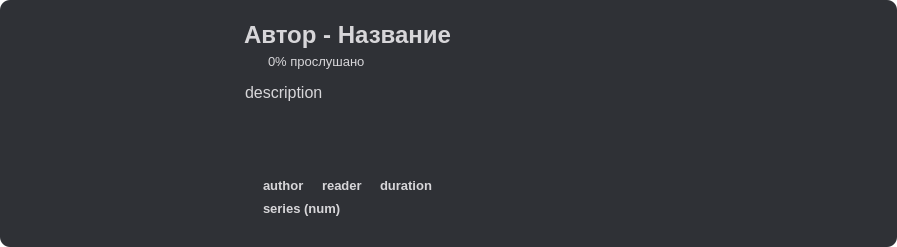
<?xml version="1.0" encoding="UTF-8"?>
<ui version="4.0">
 <class>Book</class>
 <widget class="QWidget" name="Book">
  <property name="geometry">
   <rect>
    <x>0</x>
    <y>0</y>
    <width>897</width>
    <height>240</height>
   </rect>
  </property>
  <property name="sizePolicy">
   <sizepolicy hsizetype="Expanding" vsizetype="Fixed">
    <horstretch>0</horstretch>
    <verstretch>0</verstretch>
   </sizepolicy>
  </property>
  <property name="minimumSize">
   <size>
    <width>750</width>
    <height>0</height>
   </size>
  </property>
  <property name="maximumSize">
   <size>
    <width>16777215</width>
    <height>240</height>
   </size>
  </property>
  <property name="windowTitle">
   <string>Form</string>
  </property>
  <property name="styleSheet">
   <string notr="true">QWidget {
	background-color: rgba(255, 255, 255, 0);
	color: rgb(215, 214, 217)
}

#frame {
	background-color: rgb(47, 49, 54);
	border-radius:10px;
}

QPushButton {
	background-color: rgba(0, 0, 0, 0);
	color: rgb(142, 146, 151);
	border-radius: 5px;	
	border: none;
}
QPushButton:hover {
	background-color: #34373C;
	border-radius: 5px;	
}
QPushButton:pressed {	
	background-color: #37393F;
}

QToolTip {
	border: none;
	background-color: rgb(29, 30, 34);
	border-left: 2px solid rgb(142, 146, 151);
	color: rgb(142, 146, 151);
	text-align: left;
	padding: 4px;
}</string>
  </property>
  <layout class="QVBoxLayout" name="verticalLayout">
   <property name="spacing">
    <number>0</number>
   </property>
   <property name="leftMargin">
    <number>0</number>
   </property>
   <property name="topMargin">
    <number>0</number>
   </property>
   <property name="rightMargin">
    <number>0</number>
   </property>
   <property name="bottomMargin">
    <number>0</number>
   </property>
   <item>
    <widget class="QFrame" name="frame">
     <property name="sizePolicy">
      <sizepolicy hsizetype="Expanding" vsizetype="Maximum">
       <horstretch>0</horstretch>
       <verstretch>0</verstretch>
      </sizepolicy>
     </property>
     <property name="frameShape">
      <enum>QFrame::StyledPanel</enum>
     </property>
     <property name="frameShadow">
      <enum>QFrame::Raised</enum>
     </property>
     <layout class="QHBoxLayout" name="mainLayout">
      <property name="spacing">
       <number>20</number>
      </property>
      <property name="leftMargin">
       <number>20</number>
      </property>
      <property name="topMargin">
       <number>20</number>
      </property>
      <property name="rightMargin">
       <number>20</number>
      </property>
      <property name="bottomMargin">
       <number>20</number>
      </property>
      <item>
       <widget class="QLabel" name="cover">
        <property name="minimumSize">
         <size>
          <width>200</width>
          <height>200</height>
         </size>
        </property>
        <property name="text">
         <string/>
        </property>
        <property name="alignment">
         <set>Qt::AlignCenter</set>
        </property>
       </widget>
      </item>
      <item>
       <widget class="QFrame" name="dataFrame">
        <property name="sizePolicy">
         <sizepolicy hsizetype="Preferred" vsizetype="Preferred">
          <horstretch>0</horstretch>
          <verstretch>0</verstretch>
         </sizepolicy>
        </property>
        <property name="frameShape">
         <enum>QFrame::StyledPanel</enum>
        </property>
        <property name="frameShadow">
         <enum>QFrame::Raised</enum>
        </property>
        <layout class="QVBoxLayout" name="DataLayout">
         <property name="spacing">
          <number>10</number>
         </property>
         <property name="leftMargin">
          <number>0</number>
         </property>
         <property name="topMargin">
          <number>0</number>
         </property>
         <property name="rightMargin">
          <number>0</number>
         </property>
         <property name="bottomMargin">
          <number>0</number>
         </property>
         <item>
          <widget class="QFrame" name="headerFrame">
           <property name="sizePolicy">
            <sizepolicy hsizetype="Preferred" vsizetype="Maximum">
             <horstretch>0</horstretch>
             <verstretch>0</verstretch>
            </sizepolicy>
           </property>
           <layout class="QHBoxLayout" name="headerLayout">
            <property name="spacing">
             <number>0</number>
            </property>
            <property name="leftMargin">
             <number>3</number>
            </property>
            <property name="topMargin">
             <number>0</number>
            </property>
            <property name="rightMargin">
             <number>0</number>
            </property>
            <property name="bottomMargin">
             <number>0</number>
            </property>
            <item>
             <widget class="QFrame" name="titleFrame">
              <property name="sizePolicy">
               <sizepolicy hsizetype="Minimum" vsizetype="Preferred">
                <horstretch>0</horstretch>
                <verstretch>0</verstretch>
               </sizepolicy>
              </property>
              <layout class="QVBoxLayout" name="titleLayout">
               <property name="spacing">
                <number>5</number>
               </property>
               <property name="leftMargin">
                <number>0</number>
               </property>
               <property name="topMargin">
                <number>0</number>
               </property>
               <property name="rightMargin">
                <number>0</number>
               </property>
               <property name="bottomMargin">
                <number>0</number>
               </property>
               <item>
                <widget class="QLabel" name="titleLabel">
                 <property name="sizePolicy">
                  <sizepolicy hsizetype="Fixed" vsizetype="Preferred">
                   <horstretch>0</horstretch>
                   <verstretch>0</verstretch>
                  </sizepolicy>
                 </property>
                 <property name="font">
                  <font>
                   <family>Arial</family>
                   <pointsize>18</pointsize>
                   <weight>75</weight>
                   <bold>true</bold>
                  </font>
                 </property>
                 <property name="text">
                  <string>Автор - Название</string>
                 </property>
                </widget>
               </item>
               <item>
                <layout class="QHBoxLayout" name="progressLayout">
                 <item>
                  <widget class="QLabel" name="inProcessIcon">
                   <property name="sizePolicy">
                    <sizepolicy hsizetype="Maximum" vsizetype="Preferred">
                     <horstretch>0</horstretch>
                     <verstretch>0</verstretch>
                    </sizepolicy>
                   </property>
                   <property name="text">
                    <string/>
                   </property>
                   <property name="pixmap">
                    <pixmap resource="resources/icons.qrc">:/other/clock.svg</pixmap>
                   </property>
                  </widget>
                 </item>
                 <item>
                  <widget class="QLabel" name="finishedIcon">
                   <property name="sizePolicy">
                    <sizepolicy hsizetype="Maximum" vsizetype="Preferred">
                     <horstretch>0</horstretch>
                     <verstretch>0</verstretch>
                    </sizepolicy>
                   </property>
                   <property name="text">
                    <string/>
                   </property>
                   <property name="pixmap">
                    <pixmap resource="resources/icons.qrc">:/other/check.svg</pixmap>
                   </property>
                  </widget>
                 </item>
                 <item>
                  <widget class="QLabel" name="progressLabel">
                   <property name="font">
                    <font>
                     <family>Arial</family>
                     <pointsize>10</pointsize>
                    </font>
                   </property>
                   <property name="text">
                    <string>0% прослушано</string>
                   </property>
                  </widget>
                 </item>
                </layout>
               </item>
              </layout>
             </widget>
            </item>
            <item>
             <spacer name="horizontalSpacer_2">
              <property name="orientation">
               <enum>Qt::Horizontal</enum>
              </property>
              <property name="sizeType">
               <enum>QSizePolicy::Preferred</enum>
              </property>
              <property name="sizeHint" stdset="0">
               <size>
                <width>155</width>
                <height>20</height>
               </size>
              </property>
             </spacer>
            </item>
            <item>
             <widget class="QFrame" name="btnsFtame">
              <property name="sizePolicy">
               <sizepolicy hsizetype="Maximum" vsizetype="Preferred">
                <horstretch>0</horstretch>
                <verstretch>0</verstretch>
               </sizepolicy>
              </property>
              <property name="frameShape">
               <enum>QFrame::StyledPanel</enum>
              </property>
              <property name="frameShadow">
               <enum>QFrame::Raised</enum>
              </property>
              <layout class="QHBoxLayout" name="btnsLayout">
               <property name="spacing">
                <number>5</number>
               </property>
               <property name="leftMargin">
                <number>0</number>
               </property>
               <property name="topMargin">
                <number>0</number>
               </property>
               <property name="rightMargin">
                <number>0</number>
               </property>
               <property name="bottomMargin">
                <number>0</number>
               </property>
               <item>
                <widget class="QPushButton" name="toggleFavoriteBtn">
                 <property name="sizePolicy">
                  <sizepolicy hsizetype="Fixed" vsizetype="Fixed">
                   <horstretch>0</horstretch>
                   <verstretch>0</verstretch>
                  </sizepolicy>
                 </property>
                 <property name="minimumSize">
                  <size>
                   <width>45</width>
                   <height>45</height>
                  </size>
                 </property>
                 <property name="maximumSize">
                  <size>
                   <width>45</width>
                   <height>45</height>
                  </size>
                 </property>
                 <property name="toolTip">
                  <string>Добавить в избранное</string>
                 </property>
                 <property name="text">
                  <string/>
                 </property>
                 <property name="icon">
                  <iconset resource="resources/icons.qrc">
                   <normaloff>:/other/star.svg</normaloff>:/other/star.svg</iconset>
                 </property>
                 <property name="iconSize">
                  <size>
                   <width>30</width>
                   <height>30</height>
                  </size>
                 </property>
                </widget>
               </item>
               <item>
                <widget class="QPushButton" name="deleteBtn">
                 <property name="sizePolicy">
                  <sizepolicy hsizetype="Fixed" vsizetype="Fixed">
                   <horstretch>0</horstretch>
                   <verstretch>0</verstretch>
                  </sizepolicy>
                 </property>
                 <property name="minimumSize">
                  <size>
                   <width>45</width>
                   <height>45</height>
                  </size>
                 </property>
                 <property name="maximumSize">
                  <size>
                   <width>45</width>
                   <height>45</height>
                  </size>
                 </property>
                 <property name="toolTip">
                  <string>Удалить книгу</string>
                 </property>
                 <property name="text">
                  <string/>
                 </property>
                 <property name="icon">
                  <iconset resource="resources/icons.qrc">
                   <normaloff>:/other/trash.svg</normaloff>:/other/trash.svg</iconset>
                 </property>
                 <property name="iconSize">
                  <size>
                   <width>30</width>
                   <height>30</height>
                  </size>
                 </property>
                </widget>
               </item>
              </layout>
             </widget>
            </item>
           </layout>
          </widget>
         </item>
         <item>
          <widget class="QTextEdit" name="description">
           <property name="sizePolicy">
            <sizepolicy hsizetype="Expanding" vsizetype="Minimum">
             <horstretch>0</horstretch>
             <verstretch>0</verstretch>
            </sizepolicy>
           </property>
           <property name="font">
            <font>
             <family>Arial</family>
             <pointsize>12</pointsize>
             <weight>50</weight>
             <bold>false</bold>
            </font>
           </property>
           <property name="styleSheet">
            <string notr="true">QTextEdit, QTextEdit * {
	border: none;
	margin-left: -10px;
	padding-left: -10px;
}</string>
           </property>
           <property name="verticalScrollBarPolicy">
            <enum>Qt::ScrollBarAlwaysOff</enum>
           </property>
           <property name="horizontalScrollBarPolicy">
            <enum>Qt::ScrollBarAlwaysOff</enum>
           </property>
           <property name="sizeAdjustPolicy">
            <enum>QAbstractScrollArea::AdjustToContents</enum>
           </property>
           <property name="markdown">
            <string>description

</string>
           </property>
           <property name="html">
            <string>&lt;!DOCTYPE HTML PUBLIC &quot;-//W3C//DTD HTML 4.0//EN&quot; &quot;http://www.w3.org/TR/REC-html40/strict.dtd&quot;&gt;
&lt;html&gt;&lt;head&gt;&lt;meta name=&quot;qrichtext&quot; content=&quot;1&quot; /&gt;&lt;style type=&quot;text/css&quot;&gt;
p, li { white-space: pre-wrap; }
&lt;/style&gt;&lt;/head&gt;&lt;body style=&quot; font-family:'Arial'; font-size:12pt; font-weight:400; font-style:normal;&quot;&gt;
&lt;p style=&quot; margin-top:0px; margin-bottom:0px; margin-left:0px; margin-right:0px; -qt-block-indent:0; text-indent:0px;&quot;&gt;description&lt;/p&gt;&lt;/body&gt;&lt;/html&gt;</string>
           </property>
           <property name="textInteractionFlags">
            <set>Qt::TextSelectableByMouse</set>
           </property>
          </widget>
         </item>
         <item>
          <widget class="QFrame" name="tagsFrame">
           <property name="sizePolicy">
            <sizepolicy hsizetype="Preferred" vsizetype="Maximum">
             <horstretch>0</horstretch>
             <verstretch>0</verstretch>
            </sizepolicy>
           </property>
           <property name="frameShape">
            <enum>QFrame::StyledPanel</enum>
           </property>
           <property name="frameShadow">
            <enum>QFrame::Raised</enum>
           </property>
           <layout class="QVBoxLayout" name="tagsLayout">
            <item>
             <layout class="QHBoxLayout" name="otherTagsLayout">
              <item>
               <widget class="QFrame" name="authorTagFrame">
                <property name="sizePolicy">
                 <sizepolicy hsizetype="Maximum" vsizetype="Preferred">
                  <horstretch>0</horstretch>
                  <verstretch>0</verstretch>
                 </sizepolicy>
                </property>
                <layout class="QHBoxLayout" name="authorTagLayout">
                 <property name="spacing">
                  <number>5</number>
                 </property>
                 <property name="leftMargin">
                  <number>0</number>
                 </property>
                 <property name="topMargin">
                  <number>0</number>
                 </property>
                 <property name="rightMargin">
                  <number>0</number>
                 </property>
                 <property name="bottomMargin">
                  <number>0</number>
                 </property>
                 <item>
                  <widget class="QLabel" name="authorIcon">
                   <property name="text">
                    <string/>
                   </property>
                   <property name="pixmap">
                    <pixmap resource="resources/icons.qrc">:/other/person.svg</pixmap>
                   </property>
                  </widget>
                 </item>
                 <item>
                  <widget class="QLabel" name="authorLabel">
                   <property name="font">
                    <font>
                     <family>Arial</family>
                     <pointsize>10</pointsize>
                     <weight>75</weight>
                     <bold>true</bold>
                    </font>
                   </property>
                   <property name="text">
                    <string>author</string>
                   </property>
                  </widget>
                 </item>
                </layout>
               </widget>
              </item>
              <item>
               <widget class="QFrame" name="readerFrame">
                <property name="sizePolicy">
                 <sizepolicy hsizetype="Maximum" vsizetype="Preferred">
                  <horstretch>0</horstretch>
                  <verstretch>0</verstretch>
                 </sizepolicy>
                </property>
                <layout class="QHBoxLayout" name="horizontalLayout_2">
                 <property name="spacing">
                  <number>5</number>
                 </property>
                 <property name="leftMargin">
                  <number>0</number>
                 </property>
                 <property name="topMargin">
                  <number>0</number>
                 </property>
                 <property name="rightMargin">
                  <number>0</number>
                 </property>
                 <property name="bottomMargin">
                  <number>0</number>
                 </property>
                 <item>
                  <widget class="QLabel" name="readerIcon">
                   <property name="text">
                    <string/>
                   </property>
                   <property name="pixmap">
                    <pixmap resource="resources/icons.qrc">:/other/mic.svg</pixmap>
                   </property>
                  </widget>
                 </item>
                 <item>
                  <widget class="QLabel" name="readerLabel">
                   <property name="font">
                    <font>
                     <family>Arial</family>
                     <pointsize>10</pointsize>
                     <weight>75</weight>
                     <bold>true</bold>
                    </font>
                   </property>
                   <property name="text">
                    <string>reader</string>
                   </property>
                  </widget>
                 </item>
                </layout>
               </widget>
              </item>
              <item>
               <widget class="QFrame" name="durationFrame">
                <property name="sizePolicy">
                 <sizepolicy hsizetype="Maximum" vsizetype="Preferred">
                  <horstretch>0</horstretch>
                  <verstretch>0</verstretch>
                 </sizepolicy>
                </property>
                <layout class="QHBoxLayout" name="durationLayout">
                 <property name="spacing">
                  <number>5</number>
                 </property>
                 <property name="leftMargin">
                  <number>0</number>
                 </property>
                 <property name="topMargin">
                  <number>0</number>
                 </property>
                 <property name="rightMargin">
                  <number>0</number>
                 </property>
                 <property name="bottomMargin">
                  <number>0</number>
                 </property>
                 <item>
                  <widget class="QLabel" name="durationIcon">
                   <property name="text">
                    <string/>
                   </property>
                   <property name="pixmap">
                    <pixmap resource="resources/icons.qrc">:/other/clock.svg</pixmap>
                   </property>
                  </widget>
                 </item>
                 <item>
                  <widget class="QLabel" name="durationLabel">
                   <property name="font">
                    <font>
                     <family>Arial</family>
                     <pointsize>10</pointsize>
                     <weight>75</weight>
                     <bold>true</bold>
                    </font>
                   </property>
                   <property name="text">
                    <string>duration</string>
                   </property>
                  </widget>
                 </item>
                </layout>
               </widget>
              </item>
              <item>
               <spacer name="horizontalSpacer">
                <property name="orientation">
                 <enum>Qt::Horizontal</enum>
                </property>
                <property name="sizeHint" stdset="0">
                 <size>
                  <width>40</width>
                  <height>20</height>
                 </size>
                </property>
               </spacer>
              </item>
             </layout>
            </item>
            <item>
             <widget class="QFrame" name="seriesFrame">
              <property name="sizePolicy">
               <sizepolicy hsizetype="Maximum" vsizetype="Preferred">
                <horstretch>0</horstretch>
                <verstretch>0</verstretch>
               </sizepolicy>
              </property>
              <layout class="QHBoxLayout" name="horizontalLayout_9">
               <property name="spacing">
                <number>5</number>
               </property>
               <property name="leftMargin">
                <number>0</number>
               </property>
               <property name="topMargin">
                <number>0</number>
               </property>
               <property name="rightMargin">
                <number>0</number>
               </property>
               <property name="bottomMargin">
                <number>0</number>
               </property>
               <item>
                <widget class="QLabel" name="seriesIcon">
                 <property name="text">
                  <string/>
                 </property>
                 <property name="pixmap">
                  <pixmap resource="resources/icons.qrc">:/other/tag.svg</pixmap>
                 </property>
                </widget>
               </item>
               <item>
                <widget class="QLabel" name="seriesLabel">
                 <property name="font">
                  <font>
                   <family>Arial</family>
                   <pointsize>10</pointsize>
                   <weight>75</weight>
                   <bold>true</bold>
                  </font>
                 </property>
                 <property name="text">
                  <string>series (num)</string>
                 </property>
                </widget>
               </item>
              </layout>
             </widget>
            </item>
           </layout>
          </widget>
         </item>
        </layout>
       </widget>
      </item>
     </layout>
    </widget>
   </item>
  </layout>
 </widget>
 <resources>
  <include location="resources/icons.qrc"/>
 </resources>
 <connections/>
</ui>
